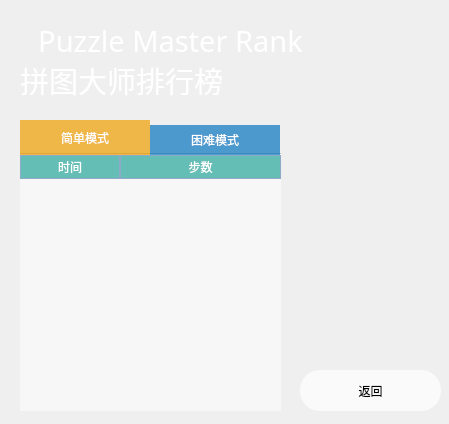
<?xml version="1.0" encoding="UTF-8"?>
<ui version="4.0">
 <class>rank</class>
 <widget class="QDialog" name="rank">
  <property name="geometry">
   <rect>
    <x>0</x>
    <y>0</y>
    <width>449</width>
    <height>424</height>
   </rect>
  </property>
  <property name="windowTitle">
   <string>Dialog</string>
  </property>
  <widget class="QLabel" name="bg">
   <property name="geometry">
    <rect>
     <x>-120</x>
     <y>-10</y>
     <width>691</width>
     <height>441</height>
    </rect>
   </property>
   <property name="styleSheet">
    <string notr="true">border-image: url(:/main.jpg);</string>
   </property>
   <property name="text">
    <string/>
   </property>
  </widget>
  <widget class="QLabel" name="titleEng">
   <property name="geometry">
    <rect>
     <x>20</x>
     <y>0</y>
     <width>301</width>
     <height>81</height>
    </rect>
   </property>
   <property name="font">
    <font>
     <family>Againts</family>
     <pointsize>22</pointsize>
    </font>
   </property>
   <property name="styleSheet">
    <string notr="true">color: rgb(255, 255, 255);</string>
   </property>
   <property name="text">
    <string>Puzzle Master Rank</string>
   </property>
   <property name="alignment">
    <set>Qt::AlignCenter</set>
   </property>
  </widget>
  <widget class="QTabWidget" name="rank_2">
   <property name="geometry">
    <rect>
     <x>20</x>
     <y>120</y>
     <width>261</width>
     <height>291</height>
    </rect>
   </property>
   <property name="styleSheet">
    <string notr="true">QTabBar::tab{

background-color: rgba(4, 116, 191,0.7);  /*深蓝色*/
color:white;
font: 10pt &quot;微软雅黑&quot;;
min-width:120px;
min-height:20px;
padding:5px;}

QTabBar::tab:selected{
border-color: white;
background-color: rgba(238, 159, 0,0.7); /*橘黄色*/
color:white;
}

QTabBar::tab:!selected {
margin-top: 5px;
}
</string>
   </property>
   <property name="tabPosition">
    <enum>QTabWidget::North</enum>
   </property>
   <property name="tabShape">
    <enum>QTabWidget::Rounded</enum>
   </property>
   <property name="currentIndex">
    <number>0</number>
   </property>
   <property name="elideMode">
    <enum>Qt::ElideRight</enum>
   </property>
   <property name="usesScrollButtons">
    <bool>true</bool>
   </property>
   <property name="documentMode">
    <bool>true</bool>
   </property>
   <property name="tabsClosable">
    <bool>false</bool>
   </property>
   <property name="movable">
    <bool>false</bool>
   </property>
   <property name="tabBarAutoHide">
    <bool>true</bool>
   </property>
   <widget class="QWidget" name="rankEasy_2">
    <property name="autoFillBackground">
     <bool>false</bool>
    </property>
    <property name="styleSheet">
     <string notr="true">background-color: rgba(255, 255, 255,0.3);</string>
    </property>
    <attribute name="title">
     <string>简单模式</string>
    </attribute>
    <widget class="QTableWidget" name="showeasy">
     <property name="geometry">
      <rect>
       <x>0</x>
       <y>0</y>
       <width>261</width>
       <height>261</height>
      </rect>
     </property>
     <property name="styleSheet">
      <string notr="true">QHeaderView::section
{	
	color: white;
    text-align:center;
	font: 10pt &quot;微软雅黑&quot;;
	background-color: rgba(0, 150, 136, 0.6);
	border:1px solid #8faac9
}

QTableView::item:selected
{	
	background-color: rgba(0, 150, 136, 0.4);
}

QTableView
{
	font: 10pt &quot;微软雅黑&quot;;

}</string>
     </property>
     <property name="frameShape">
      <enum>QFrame::NoFrame</enum>
     </property>
     <property name="frameShadow">
      <enum>QFrame::Sunken</enum>
     </property>
     <property name="editTriggers">
      <set>QAbstractItemView::NoEditTriggers</set>
     </property>
     <property name="alternatingRowColors">
      <bool>false</bool>
     </property>
     <property name="gridStyle">
      <enum>Qt::NoPen</enum>
     </property>
     <property name="sortingEnabled">
      <bool>true</bool>
     </property>
     <property name="columnCount">
      <number>2</number>
     </property>
     <attribute name="horizontalHeaderCascadingSectionResizes">
      <bool>true</bool>
     </attribute>
     <attribute name="horizontalHeaderDefaultSectionSize">
      <number>100</number>
     </attribute>
     <attribute name="horizontalHeaderHighlightSections">
      <bool>true</bool>
     </attribute>
     <attribute name="horizontalHeaderStretchLastSection">
      <bool>true</bool>
     </attribute>
     <column>
      <property name="text">
       <string>时间</string>
      </property>
     </column>
     <column>
      <property name="text">
       <string>步数</string>
      </property>
     </column>
    </widget>
   </widget>
   <widget class="QWidget" name="rankHard_2">
    <property name="autoFillBackground">
     <bool>false</bool>
    </property>
    <property name="styleSheet">
     <string notr="true">background-color: rgba(255, 255, 255,0.3);</string>
    </property>
    <attribute name="title">
     <string>困难模式</string>
    </attribute>
    <widget class="QTableWidget" name="showhard">
     <property name="geometry">
      <rect>
       <x>0</x>
       <y>0</y>
       <width>261</width>
       <height>261</height>
      </rect>
     </property>
     <property name="styleSheet">
      <string notr="true">QHeaderView::section
{	
	color: white;
    text-align:center;
	font: 10pt &quot;微软雅黑&quot;;
	background-color: rgba(0, 150, 136, 0.6);
	border:1px solid #8faac9
}

QTableView::item:selected
{	
	background-color: rgba(0, 150, 136, 0.4);
}

QTableView
{
	font: 10pt &quot;微软雅黑&quot;;

}</string>
     </property>
     <property name="frameShape">
      <enum>QFrame::NoFrame</enum>
     </property>
     <property name="editTriggers">
      <set>QAbstractItemView::NoEditTriggers</set>
     </property>
     <property name="gridStyle">
      <enum>Qt::NoPen</enum>
     </property>
     <property name="sortingEnabled">
      <bool>true</bool>
     </property>
     <property name="columnCount">
      <number>2</number>
     </property>
     <attribute name="horizontalHeaderCascadingSectionResizes">
      <bool>true</bool>
     </attribute>
     <attribute name="horizontalHeaderDefaultSectionSize">
      <number>100</number>
     </attribute>
     <attribute name="horizontalHeaderHighlightSections">
      <bool>true</bool>
     </attribute>
     <attribute name="horizontalHeaderShowSortIndicator" stdset="0">
      <bool>true</bool>
     </attribute>
     <attribute name="horizontalHeaderStretchLastSection">
      <bool>true</bool>
     </attribute>
     <column>
      <property name="text">
       <string>时间</string>
      </property>
     </column>
     <column>
      <property name="text">
       <string>步数</string>
      </property>
     </column>
    </widget>
   </widget>
  </widget>
  <widget class="QPushButton" name="back3">
   <property name="geometry">
    <rect>
     <x>300</x>
     <y>370</y>
     <width>141</width>
     <height>41</height>
    </rect>
   </property>
   <property name="styleSheet">
    <string notr="true">QPushButton{
	border-radius:20px;
	background-color: rgba(255, 255, 255,0.7);
	font: 75 12pt &quot;微软雅黑&quot;;
}
QPushButton:hover{
	background-color: rgba(255, 255, 255,0.9);
}
QPushButton:pressed{
	background-color: rgba(255, 255, 255,0.95);
}


</string>
   </property>
   <property name="text">
    <string>返回</string>
   </property>
  </widget>
  <widget class="QLabel" name="titleChi">
   <property name="geometry">
    <rect>
     <x>20</x>
     <y>40</y>
     <width>311</width>
     <height>81</height>
    </rect>
   </property>
   <property name="font">
    <font>
     <family>演示镇魂行楷</family>
     <pointsize>22</pointsize>
    </font>
   </property>
   <property name="styleSheet">
    <string notr="true">color: rgb(255, 255, 255);</string>
   </property>
   <property name="text">
    <string>拼图大师排行榜</string>
   </property>
  </widget>
 </widget>
 <resources/>
 <connections/>
</ui>
